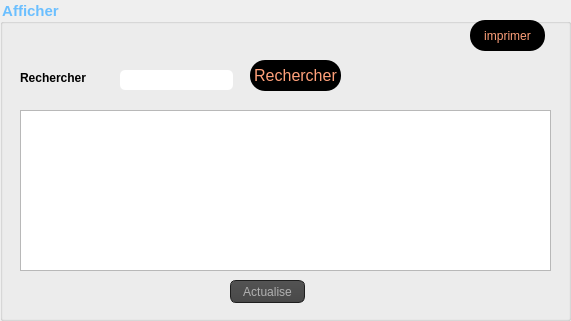
    <widget class="QGroupBox" name="groupBox_2">
     <property name="geometry">
      <rect>
       <x>380</x>
       <y>10</y>
       <width>571</width>
       <height>321</height>
      </rect>
     </property>
     <property name="font">
      <font>
       <family>Arial</family>
       <pointsize>11</pointsize>
       <weight>75</weight>
       <bold>true</bold>
      </font>
     </property>
     <property name="styleSheet">
      <string notr="true">color: rgb(107, 191, 255);
</string>
     </property>
     <property name="title">
      <string>Afficher</string>
     </property>
     <widget class="QPushButton" name="pushButton_4">
      <property name="geometry">
       <rect>
        <x>250</x>
        <y>60</y>
        <width>91</width>
        <height>31</height>
       </rect>
      </property>
      <property name="font">
       <font>
        <family>MS Shell Dlg 2</family>
        <pointsize>12</pointsize>
        <weight>9</weight>
        <italic>false</italic>
        <bold>false</bold>
       </font>
      </property>
      <property name="styleSheet">
       <string notr="true">QPushButton
{
background:rgb(0, 0, 0);
border-radius :60px;
}

QPushButton
{
	font: 75 12pt &quot;MS Shell Dlg 2&quot;;

	color:#FFA07A ;
border-radius:15px;
}
QPushButton::hover
{
	background-color: qlineargradient(spread:pad, x1:0, y1:0.511, x2:1, y2:0.511, stop:0 rgba(0, 207, 179, 255),stop:1 rgb(108, 135, 255));

}</string>
      </property>
      <property name="text">
       <string>Rechercher</string>
      </property>
     </widget>
     <widget class="QTableView" name="tableView_aff">
      <property name="geometry">
       <rect>
        <x>20</x>
        <y>110</y>
        <width>531</width>
        <height>161</height>
       </rect>
      </property>
      <property name="styleSheet">
       <string notr="true"/>
      </property>
     </widget>
     <widget class="QPushButton" name="pushButton_acp">
      <property name="geometry">
       <rect>
        <x>230</x>
        <y>280</y>
        <width>75</width>
        <height>23</height>
       </rect>
      </property>
      <property name="styleSheet">
       <string notr="true">QToolTip
{
     border: 1px solid black;
     background-color: #ffa02f;
     padding: 1px;
     border-radius: 3px;
     opacity: 100;
}

QWidget
{
    color: #b1b1b1;
    background-color: #323232;
}

QWidget:item:hover
{
    background-color: QLinearGradient( x1: 0, y1: 0, x2: 0, y2: 1, stop: 0 #ffa02f, stop: 1 #ca0619);
    color: #000000;
}

QWidget:item:selected
{
    background-color: QLinearGradient( x1: 0, y1: 0, x2: 0, y2: 1, stop: 0 #ffa02f, stop: 1 #d7801a);
}

QMenuBar::item
{
    background: transparent;
}

QMenuBar::item:selected
{
    background: transparent;
    border: 1px solid #ffaa00;
}

QMenuBar::item:pressed
{
    background: #444;
    border: 1px solid #000;
    background-color: QLinearGradient(
        x1:0, y1:0,
        x2:0, y2:1,
        stop:1 #212121,
        stop:0.4 #343434/*,
        stop:0.2 #343434,
        stop:0.1 #ffaa00*/
    );
    margin-bottom:-1px;
    padding-bottom:1px;
}

QMenu
{
    border: 1px solid #000;
}

QMenu::item
{
    padding: 2px 20px 2px 20px;
}

QMenu::item:selected
{
    color: #000000;
}

QWidget:disabled
{
    color: #404040;
    background-color: #323232;
}

QAbstractItemView
{
    background-color: QLinearGradient( x1: 0, y1: 0, x2: 0, y2: 1, stop: 0 #4d4d4d, stop: 0.1 #646464, stop: 1 #5d5d5d);
}

QWidget:focus
{
    /*border: 2px solid QLinearGradient( x1: 0, y1: 0, x2: 0, y2: 1, stop: 0 #ffa02f, stop: 1 #d7801a);*/
}

QLineEdit
{
    background-color: QLinearGradient( x1: 0, y1: 0, x2: 0, y2: 1, stop: 0 #4d4d4d, stop: 0 #646464, stop: 1 #5d5d5d);
    padding: 1px;
    border-style: solid;
    border: 1px solid #1e1e1e;
    border-radius: 5;
}

QPushButton
{
    color: #b1b1b1;
    background-color: QLinearGradient( x1: 0, y1: 0, x2: 0, y2: 1, stop: 0 #565656, stop: 0.1 #525252, stop: 0.5 #4e4e4e, stop: 0.9 #4a4a4a, stop: 1 #464646);
    border-width: 1px;
    border-color: #1e1e1e;
    border-style: solid;
    border-radius: 6;
    padding: 3px;
    font-size: 12px;
    padding-left: 5px;
    padding-right: 5px;
}

QPushButton:pressed
{
    background-color: QLinearGradient( x1: 0, y1: 0, x2: 0, y2: 1, stop: 0 #2d2d2d, stop: 0.1 #2b2b2b, stop: 0.5 #292929, stop: 0.9 #282828, stop: 1 #252525);
}

QComboBox
{
    selection-background-color: #ffaa00;
    background-color: QLinearGradient( x1: 0, y1: 0, x2: 0, y2: 1, stop: 0 #565656, stop: 0.1 #525252, stop: 0.5 #4e4e4e, stop: 0.9 #4a4a4a, stop: 1 #464646);
    border-style: solid;
    border: 1px solid #1e1e1e;
    border-radius: 5;
}

QComboBox:hover,QPushButton:hover
{
    border: 2px solid QLinearGradient( x1: 0, y1: 0, x2: 0, y2: 1, stop: 0 #ffa02f, stop: 1 #d7801a);
}


QComboBox:on
{
    padding-top: 3px;
    padding-left: 4px;
    background-color: QLinearGradient( x1: 0, y1: 0, x2: 0, y2: 1, stop: 0 #2d2d2d, stop: 0.1 #2b2b2b, stop: 0.5 #292929, stop: 0.9 #282828, stop: 1 #252525);
    selection-background-color: #ffaa00;
}

QComboBox QAbstractItemView
{
    border: 2px solid darkgray;
    selection-background-color: QLinearGradient( x1: 0, y1: 0, x2: 0, y2: 1, stop: 0 #ffa02f, stop: 1 #d7801a);
}

QComboBox::drop-down
{
     subcontrol-origin: padding;
     subcontrol-position: top right;
     width: 15px;

     border-left-width: 0px;
     border-left-color: darkgray;
     border-left-style: solid; /* just a single line */
     border-top-right-radius: 3px; /* same radius as the QComboBox */
     border-bottom-right-radius: 3px;
 }

QComboBox::down-arrow
{
     image: url(:/down_arrow.png);
}

QGroupBox:focus
{
border: 2px solid QLinearGradient( x1: 0, y1: 0, x2: 0, y2: 1, stop: 0 #ffa02f, stop: 1 #d7801a);
}

QTextEdit:focus
{
    border: 2px solid QLinearGradient( x1: 0, y1: 0, x2: 0, y2: 1, stop: 0 #ffa02f, stop: 1 #d7801a);
}

QScrollBar:horizontal {
     border: 1px solid #222222;
     background: QLinearGradient( x1: 0, y1: 0, x2: 0, y2: 1, stop: 0.0 #121212, stop: 0.2 #282828, stop: 1 #484848);
     height: 7px;
     margin: 0px 16px 0 16px;
}

QScrollBar::handle:horizontal
{
      background: QLinearGradient( x1: 0, y1: 0, x2: 1, y2: 0, stop: 0 #ffa02f, stop: 0.5 #d7801a, stop: 1 #ffa02f);
      min-height: 20px;
      border-radius: 2px;
}

QScrollBar::add-line:horizontal {
      border: 1px solid #1b1b19;
      border-radius: 2px;
      background: QLinearGradient( x1: 0, y1: 0, x2: 1, y2: 0, stop: 0 #ffa02f, stop: 1 #d7801a);
      width: 14px;
      subcontrol-position: right;
      subcontrol-origin: margin;
}

QScrollBar::sub-line:horizontal {
      border: 1px solid #1b1b19;
      border-radius: 2px;
      background: QLinearGradient( x1: 0, y1: 0, x2: 1, y2: 0, stop: 0 #ffa02f, stop: 1 #d7801a);
      width: 14px;
     subcontrol-position: left;
     subcontrol-origin: margin;
}

QScrollBar::right-arrow:horizontal, QScrollBar::left-arrow:horizontal
{
      border: 1px solid black;
      width: 1px;
      height: 1px;
      background: white;
}

QScrollBar::add-page:horizontal, QScrollBar::sub-page:horizontal
{
      background: none;
}

QScrollBar:vertical
{
      background: QLinearGradient( x1: 0, y1: 0, x2: 1, y2: 0, stop: 0.0 #121212, stop: 0.2 #282828, stop: 1 #484848);
      width: 7px;
      margin: 16px 0 16px 0;
      border: 1px solid #222222;
}

QScrollBar::handle:vertical
{
      background: QLinearGradient( x1: 0, y1: 0, x2: 0, y2: 1, stop: 0 #ffa02f, stop: 0.5 #d7801a, stop: 1 #ffa02f);
      min-height: 20px;
      border-radius: 2px;
}

QScrollBar::add-line:vertical
{
      border: 1px solid #1b1b19;
      border-radius: 2px;
      background: QLinearGradient( x1: 0, y1: 0, x2: 0, y2: 1, stop: 0 #ffa02f, stop: 1 #d7801a);
      height: 14px;
      subcontrol-position: bottom;
      subcontrol-origin: margin;
}

QScrollBar::sub-line:vertical
{
      border: 1px solid #1b1b19;
      border-radius: 2px;
      background: QLinearGradient( x1: 0, y1: 0, x2: 0, y2: 1, stop: 0 #d7801a, stop: 1 #ffa02f);
      height: 14px;
      subcontrol-position: top;
      subcontrol-origin: margin;
}

QScrollBar::up-arrow:vertical, QScrollBar::down-arrow:vertical
{
      border: 1px solid black;
      width: 1px;
      height: 1px;
      background: white;
}


QScrollBar::add-page:vertical, QScrollBar::sub-page:vertical
{
      background: none;
}

QTextEdit
{
    background-color: #242424;
}

QPlainTextEdit
{
    background-color: #242424;
}

QHeaderView::section
{
    background-color: QLinearGradient(x1:0, y1:0, x2:0, y2:1, stop:0 #616161, stop: 0.5 #505050, stop: 0.6 #434343, stop:1 #656565);
    color: white;
    padding-left: 4px;
    border: 1px solid #6c6c6c;
}

QCheckBox:disabled
{
color: #414141;
}

QDockWidget::title
{
    text-align: center;
    spacing: 3px; /* spacing between items in the tool bar */
    background-color: QLinearGradient(x1:0, y1:0, x2:0, y2:1, stop:0 #323232, stop: 0.5 #242424, stop:1 #323232);
}

QDockWidget::close-button, QDockWidget::float-button
{
    text-align: center;
    spacing: 1px; /* spacing between items in the tool bar */
    background-color: QLinearGradient(x1:0, y1:0, x2:0, y2:1, stop:0 #323232, stop: 0.5 #242424, stop:1 #323232);
}

QDockWidget::close-button:hover, QDockWidget::float-button:hover
{
    background: #242424;
}

QDockWidget::close-button:pressed, QDockWidget::float-button:pressed
{
    padding: 1px -1px -1px 1px;
}

QMainWindow::separator
{
    background-color: QLinearGradient(x1:0, y1:0, x2:0, y2:1, stop:0 #161616, stop: 0.5 #151515, stop: 0.6 #212121, stop:1 #343434);
    color: white;
    padding-left: 4px;
    border: 1px solid #4c4c4c;
    spacing: 3px; /* spacing between items in the tool bar */
}

QMainWindow::separator:hover
{

    background-color: QLinearGradient(x1:0, y1:0, x2:0, y2:1, stop:0 #d7801a, stop:0.5 #b56c17 stop:1 #ffa02f);
    color: white;
    padding-left: 4px;
    border: 1px solid #6c6c6c;
    spacing: 3px; /* spacing between items in the tool bar */
}

QToolBar::handle
{
     spacing: 3px; /* spacing between items in the tool bar */
     background: url(:/images/handle.png);
}

QMenu::separator
{
    height: 2px;
    background-color: QLinearGradient(x1:0, y1:0, x2:0, y2:1, stop:0 #161616, stop: 0.5 #151515, stop: 0.6 #212121, stop:1 #343434);
    color: white;
    padding-left: 4px;
    margin-left: 10px;
    margin-right: 5px;
}

QProgressBar
{
    border: 2px solid grey;
    border-radius: 5px;
    text-align: center;
}

QProgressBar::chunk
{
    background-color: #d7801a;
    width: 2.15px;
    margin: 0.5px;
}

QTabBar::tab {
    color: #b1b1b1;
    border: 1px solid #444;
    border-bottom-style: none;
    background-color: #323232;
    padding-left: 10px;
    padding-right: 10px;
    padding-top: 3px;
    padding-bottom: 2px;
    margin-right: -1px;
}

QTabWidget::pane {
    border: 1px solid #444;
    top: 1px;
}

QTabBar::tab:last
{
    margin-right: 0; /* the last selected tab has nothing to overlap with on the right */
    border-top-right-radius: 3px;
}

QTabBar::tab:first:!selected
{
 margin-left: 0px; /* the last selected tab has nothing to overlap with on the right */


    border-top-left-radius: 3px;
}

QTabBar::tab:!selected
{
    color: #b1b1b1;
    border-bottom-style: solid;
    margin-top: 3px;
    background-color: QLinearGradient(x1:0, y1:0, x2:0, y2:1, stop:1 #212121, stop:.4 #343434);
}

QTabBar::tab:selected
{
    border-top-left-radius: 3px;
    border-top-right-radius: 3px;
    margin-bottom: 0px;
}

QTabBar::tab:!selected:hover
{
    /*border-top: 2px solid #ffaa00;
    padding-bottom: 3px;*/
    border-top-left-radius: 3px;
    border-top-right-radius: 3px;
    background-color: QLinearGradient(x1:0, y1:0, x2:0, y2:1, stop:1 #212121, stop:0.4 #343434, stop:0.2 #343434, stop:0.1 #ffaa00);
}

QRadioButton::indicator:checked, QRadioButton::indicator:unchecked{
    color: #b1b1b1;
    background-color: #323232;
    border: 1px solid #b1b1b1;
    border-radius: 6px;
}

QRadioButton::indicator:checked
{
    background-color: qradialgradient(
        cx: 0.5, cy: 0.5,
        fx: 0.5, fy: 0.5,
        radius: 1.0,
        stop: 0.25 #ffaa00,
        stop: 0.3 #323232
    );
}

QCheckBox::indicator{
    color: #b1b1b1;
    background-color: #323232;
    border: 1px solid #b1b1b1;
    width: 9px;
    height: 9px;
}

QRadioButton::indicator
{
    border-radius: 6px;
}

QRadioButton::indicator:hover, QCheckBox::indicator:hover
{
    border: 1px solid #ffaa00;
}

QCheckBox::indicator:checked
{
    image:url(:/images/checkbox.png);
}

QCheckBox::indicator:disabled, QRadioButton::indicator:disabled
{
    border: 1px solid #444;
}</string>
      </property>
      <property name="text">
       <string>Actualise</string>
      </property>
     </widget>
     <widget class="QPushButton" name="pushButton_14">
      <property name="geometry">
       <rect>
        <x>470</x>
        <y>20</y>
        <width>75</width>
        <height>31</height>
       </rect>
      </property>
      <property name="styleSheet">
       <string notr="true">QPushButton
{
background:rgb(0, 0, 0);
border-radius :60px;
}

QPushButton
{
	font: 75 12pt &quot;MS Shell Dlg 2&quot;;

	color:#FFA07A ;
border-radius:15px;
}
QPushButton::hover
{
	background-color: qlineargradient(spread:pad, x1:0, y1:0.511, x2:1, y2:0.511, stop:0 rgba(0, 207, 179, 255),stop:1 rgb(108, 135, 255));

}</string>
      </property>
      <property name="text">
       <string>imprimer</string>
      </property>
     </widget>
     <widget class="QLineEdit" name="lineEdit_r">
      <property name="geometry">
       <rect>
        <x>120</x>
        <y>70</y>
        <width>113</width>
        <height>20</height>
       </rect>
      </property>
      <property name="styleSheet">
       <string notr="true">QLineEdit{
    background-color: white;
    box-shadow: 2px 0.5px 5px 1px inset black;
    border-radius: 5px;
    width: 70%;
    padding-right: 10px;
    padding-left: 10px;
    text-align: left;
    color: #000;
    font-size:inherit;
    font-family: Arial, Helvetica, sans-serif;  
    font-weight:normal;
    font-variant:normal;
}
QLineEdit::hover{  color: black ;
background-color:orange;}
QLineEdit::focus{  color: black ;
background-color:white;}</string>
      </property>
     </widget>
     <widget class="QLabel" name="label_12">
      <property name="geometry">
       <rect>
        <x>20</x>
        <y>70</y>
        <width>81</width>
        <height>16</height>
       </rect>
      </property>
      <property name="font">
       <font>
        <family>Arial</family>
        <pointsize>9</pointsize>
        <weight>75</weight>
        <bold>true</bold>
       </font>
      </property>
      <property name="styleSheet">
       <string notr="true">color: rgb(0, 0, 0);</string>
      </property>
      <property name="text">
       <string>Rechercher</string>
      </property>
     </widget>
    </widget>
